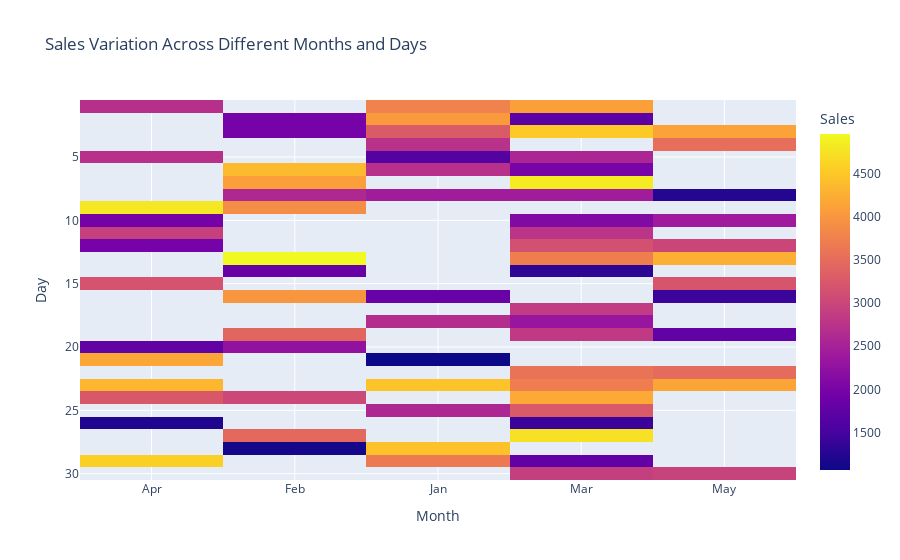

Notebook source saved alongside this figure:
### Code cell
#3. Using the sales data, generate a heatmap to visualize the variation in sales across different months and days.


np.random.seed(20)
data = {
    'Month': np.random.choice(['Jan', 'Feb', 'Mar', 'Apr', 'May'], 100),
    'Day': np.random.choice(range(1, 31), 100),
    'Sales': np.random.randint(1000, 5000, 100)
}
df = pd.DataFrame(data)

pivot_table = df.pivot_table(index='Day', columns='Month', values='Sales', aggfunc='mean')
fig = px.imshow(pivot_table, title='Sales Variation Across Different Months and Days', labels={'color': 'Sales'})
fig.show()

### Figure 1 — Plotly figure (JSON) as saved in the notebook; plotly's stock layout.template omitted (floating-point values rounded to 4 significant figures; data arrays with more than 128 entries replaced by an {"elided": "..."} marker saying what was removed)
{"data": [{"coloraxis": "coloraxis", "hovertemplate": "Month: %{x}<br>Day: %{y}<br>Sales: %{z}<extra></extra>", "name": "0", "type": "heatmap", "x": ["Apr", "Feb", "Jan", "Mar", "May"], "xaxis": "x", "y": [1, 2, 3, 4, 5, 6, 7, 8, 9, 10, 11, 12, 13, 14, 15, 16, 17, 18, 19, 20, 21, 22, 23, 24, 25, 26, 27, 28, 29, 30], "yaxis": "y", "z": {"elided": "30x5 float values"}}], "layout": {"autosize": true, "coloraxis": {"colorbar": {"title": {"text": "Sales"}}, "colorscale": [[0, "#0d0887"], [0.1111, "#46039f"], [0.2222, "#7201a8"], [0.3333, "#9c179e"], [0.4444, "#bd3786"], [0.5556, "#d8576b"], [0.6667, "#ed7953"], [0.7778, "#fb9f3a"], [0.8889, "#fdca26"], [1, "#f0f921"]]}, "title": {"text": "Sales Variation Across Different Months and Days"}, "xaxis": {"anchor": "y", "autorange": true, "constrain": "domain", "domain": [0, 1], "range": [-0.5, 4.5], "scaleanchor": "y", "title": {"text": "Month"}, "type": "category"}, "yaxis": {"anchor": "x", "autorange": true, "constrain": "domain", "domain": [0, 1], "range": [30.5, 0.5], "title": {"text": "Day"}, "type": "linear"}}}
